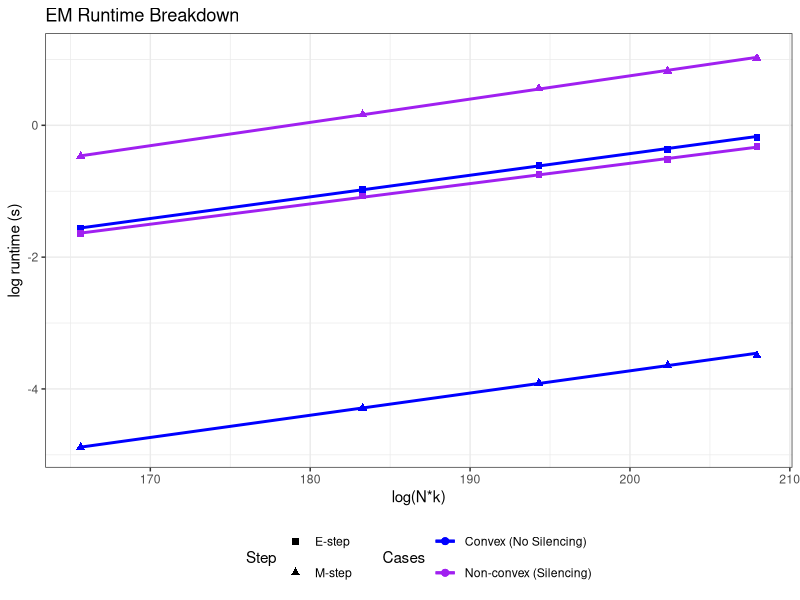
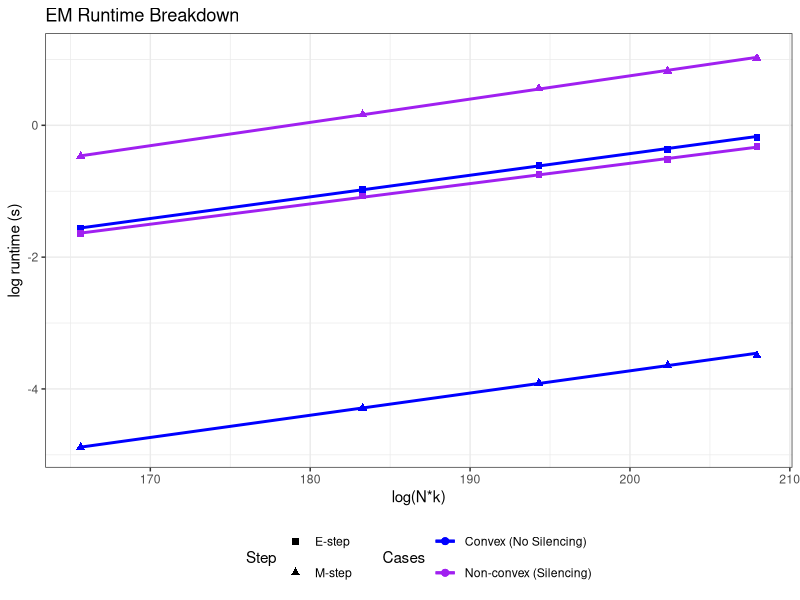

The R source for these figures, in order:
setwd('/Users/gc3045/sc-mail-experiments/sim_tlscl/Results/runtime')

require(ggplot2)
library(dplyr)

d = read.table("em_runtime_breakdown.txt",header=T,sep=',')
d$estep <- as.numeric(d$estep)
d$mstep <- as.numeric(d$mstep)
d$llh <- as.numeric(d$llh)
d$size <- as.numeric(d$size)

head(d)

d$size <- log(d$size)
d$mstep <- log(d$mstep)
d$estep <- log(d$estep)

ggplot(d, aes(x = size * 30, color = flag)) +
  geom_point(aes(y = estep, shape = "E-step"), stat = "summary", size=2) + 
  geom_point(aes(y = mstep, shape = "M-step"), stat = "summary", size=2) + 
  #stat_summary(aes(y = estep), shape='E-step') + 
  #stat_summary(aes(y = mstep), shape='M-step') + 
  geom_smooth(data = subset(d, flag == "closed-form" & estep), aes(y = estep), method = "lm", se = FALSE) + 
  geom_smooth(data = subset(d, flag == "closed-form" & mstep), aes(y = mstep), method = "lm", se = FALSE) + 
  geom_smooth(data = subset(d, flag == "non-convex" & estep), aes(y = estep), method = "lm", se = FALSE) + 
  geom_smooth(data = subset(d, flag == "non-convex" & mstep), aes(y = mstep), method = "lm", se = FALSE) + 
  scale_color_manual(name = "Cases", values = c("blue", "purple"), labels = c("Convex (No Silencing)", "Non-convex (Silencing)")) +  
  #scale_linetype_manual(name = "Step", values = c("E-step" = "solid", "M-step" = "solid")) + 
  scale_shape_manual(name = "Step", values = c("E-step" = 15, "M-step" = 17)) +  # Define shapes and labels
  labs(x = "log(N*k)", y = "log runtime (s)", title = "EM Runtime Breakdown") + 
  guides(color = guide_legend(nrow = 2), shape = guide_legend(nrow = 2, override.aes = list(color = c("black", "black")))) + 
  theme_bw() +
  scale_x_continuous(expand = c(0.05, 0.1)) +
  theme(legend.position = "bottom") 
  

mean(d[d$flag == "closed-form",]$llh - d[d$flag == "non-convex",]$llh)
mean(d[d$flag == "closed-form",]$llh)
mean(d[d$flag == "non-convex",]$llh)

ggsave("simtlscl_em_runtime_comparison.pdf", width=6, height=4)
